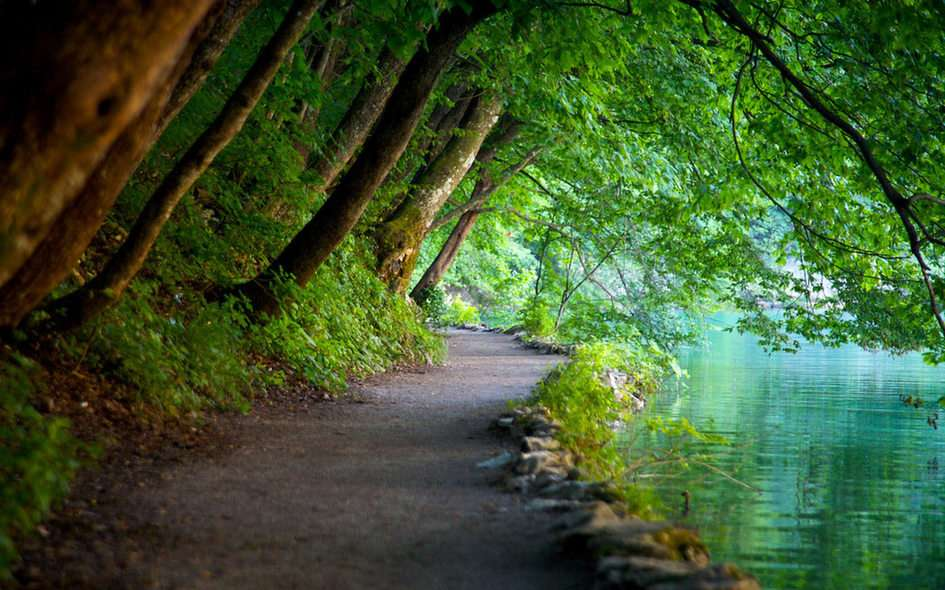
#> input picture 1 Parcial/Practica3/Procesamiento de Imagenesdave/Programas/Escalas a grises/Ejemplo_1.jpg, 945 x 590 px
$ python Escala_Gris_1.py
#> lines starting #> are read from the running program, lines starting #| are printed output that depends on the picture

import cv2

src = cv2.imread("Ejemplo_1.jpg")
#> src is the input picture: shape (590, 945, 3); mean B, G, R 47.2, 87.4, 62.9
imgGray = cv2.imread("Ejemplo_1.jpg",0)
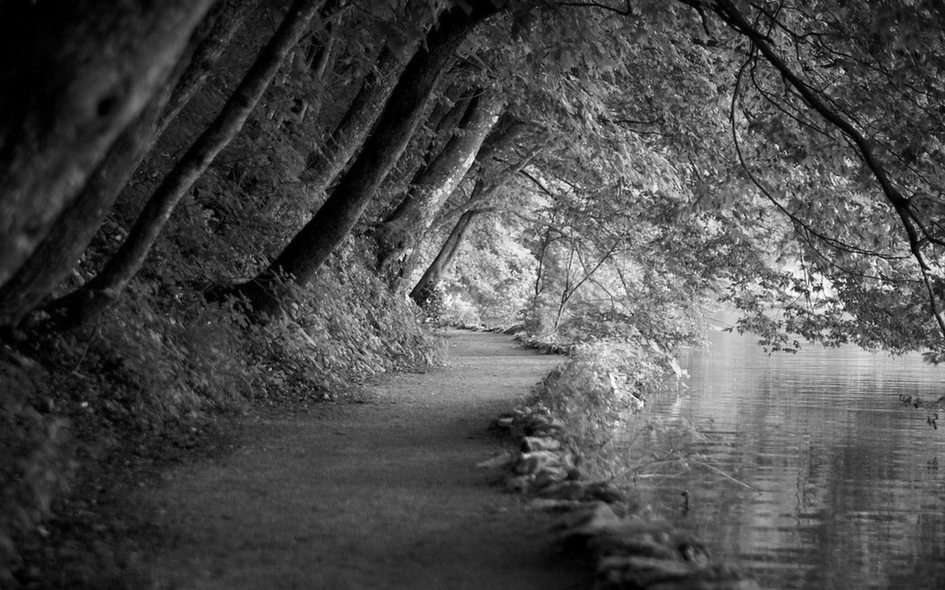
#> imgGray: shape (590, 945); min 0, max 255, mean 75.4

cv2.imshow("src", src)
cv2.imshow("result", imgGray)
#Esperando mostrar
cv2.waitKey(0)
